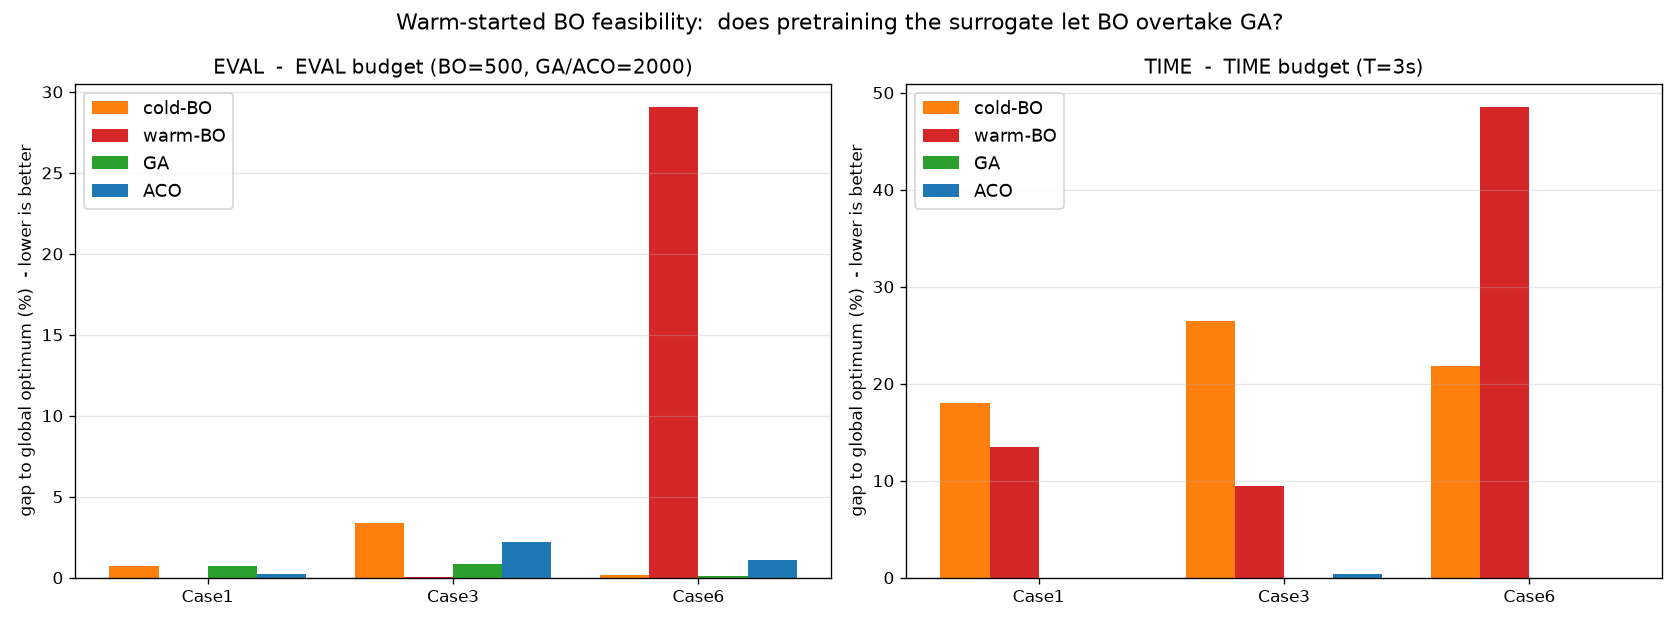

This chart was generated by the following Python code:
"""warm-BO 타당성 평가 결과 요약 막대그래프 (experiment_warmbo.py 출력값)."""
import matplotlib
matplotlib.use("Agg")
import matplotlib.pyplot as plt
import numpy as np

cases = ["Case1", "Case3", "Case6"]
data = {  # gap% (낮을수록 좋음)
    "EVAL": {"cold-BO": [0.70, 3.37, 0.14], "warm-BO": [0.01, 0.06, 29.06],
             "GA": [0.73, 0.84, 0.13], "ACO": [0.23, 2.22, 1.08]},
    "TIME": {"cold-BO": [17.98, 26.50, 21.86], "warm-BO": [13.51, 9.43, 48.51],
             "GA": [0.00, 0.00, 0.00], "ACO": [0.00, 0.34, 0.00]},
}
algos = ["cold-BO", "warm-BO", "GA", "ACO"]
colors = ["#ff7f0e", "#d62728", "#2ca02c", "#1f77b4"]

fig, axes = plt.subplots(1, 2, figsize=(14, 5.2), sharey=False)
for ax, mode in zip(axes, ["EVAL", "TIME"]):
    x = np.arange(len(cases)); w = 0.2
    for i, a in enumerate(algos):
        ax.bar(x + (i - 1.5) * w, data[mode][a], w, label=a, color=colors[i])
    ax.set_xticks(x); ax.set_xticklabels(cases)
    ax.set_ylabel("gap to global optimum (%)  - lower is better")
    bud = "EVAL budget (BO=500, GA/ACO=2000)" if mode == "EVAL" else "TIME budget (T=3s)"
    ax.set_title(f"{mode}  -  {bud}")
    ax.grid(axis="y", alpha=0.3); ax.legend(fontsize=11)
plt.suptitle("Warm-started BO feasibility:  does pretraining the surrogate let BO overtake GA?",
             fontsize=13)
plt.tight_layout()
plt.savefig("optimize/warmbo_summary.png", dpi=120)
print("saved: optimize/warmbo_summary.png")
